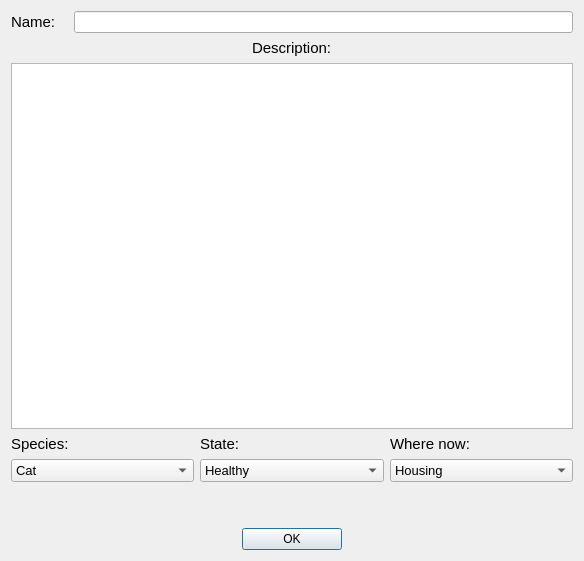
<?xml version="1.0" encoding="UTF-8"?>
<ui version="4.0">
 <class>animal</class>
 <widget class="QDialog" name="animal">
  <property name="geometry">
   <rect>
    <x>0</x>
    <y>0</y>
    <width>584</width>
    <height>561</height>
   </rect>
  </property>
  <property name="windowTitle">
   <string>Dialog</string>
  </property>
  <layout class="QVBoxLayout" name="verticalLayout">
   <item>
    <layout class="QHBoxLayout" name="horizontalLayout_2">
     <item>
      <widget class="QLabel" name="label">
       <property name="font">
        <font>
         <pointsize>11</pointsize>
        </font>
       </property>
       <property name="text">
        <string>Name:   </string>
       </property>
      </widget>
     </item>
     <item>
      <widget class="QLineEdit" name="name_edit"/>
     </item>
    </layout>
   </item>
   <item>
    <layout class="QHBoxLayout" name="horizontalLayout_4">
     <property name="bottomMargin">
      <number>0</number>
     </property>
     <item>
      <widget class="QLabel" name="label_2">
       <property name="sizePolicy">
        <sizepolicy hsizetype="Maximum" vsizetype="Fixed">
         <horstretch>0</horstretch>
         <verstretch>0</verstretch>
        </sizepolicy>
       </property>
       <property name="font">
        <font>
         <pointsize>11</pointsize>
        </font>
       </property>
       <property name="text">
        <string>Description:</string>
       </property>
      </widget>
     </item>
    </layout>
   </item>
   <item>
    <layout class="QHBoxLayout" name="horizontalLayout_3">
     <item>
      <widget class="QPlainTextEdit" name="description"/>
     </item>
    </layout>
   </item>
   <item>
    <layout class="QHBoxLayout" name="horizontalLayout_5">
     <property name="sizeConstraint">
      <enum>QLayout::SetDefaultConstraint</enum>
     </property>
     <property name="bottomMargin">
      <number>20</number>
     </property>
     <item>
      <layout class="QVBoxLayout" name="verticalLayout_7">
       <property name="bottomMargin">
        <number>20</number>
       </property>
       <item>
        <widget class="QLabel" name="label_3">
         <property name="sizePolicy">
          <sizepolicy hsizetype="Maximum" vsizetype="Fixed">
           <horstretch>0</horstretch>
           <verstretch>0</verstretch>
          </sizepolicy>
         </property>
         <property name="minimumSize">
          <size>
           <width>130</width>
           <height>0</height>
          </size>
         </property>
         <property name="font">
          <font>
           <pointsize>11</pointsize>
          </font>
         </property>
         <property name="text">
          <string>Species:</string>
         </property>
        </widget>
       </item>
       <item>
        <widget class="QComboBox" name="species_combo_box">
         <property name="font">
          <font>
           <pointsize>10</pointsize>
          </font>
         </property>
         <property name="currentText">
          <string>Cat</string>
         </property>
         <property name="currentIndex">
          <number>0</number>
         </property>
         <item>
          <property name="text">
           <string>Cat</string>
          </property>
         </item>
         <item>
          <property name="text">
           <string>Dog</string>
          </property>
         </item>
        </widget>
       </item>
      </layout>
     </item>
     <item>
      <layout class="QVBoxLayout" name="verticalLayout_6">
       <property name="bottomMargin">
        <number>20</number>
       </property>
       <item>
        <widget class="QLabel" name="label_4">
         <property name="sizePolicy">
          <sizepolicy hsizetype="Maximum" vsizetype="Fixed">
           <horstretch>0</horstretch>
           <verstretch>0</verstretch>
          </sizepolicy>
         </property>
         <property name="minimumSize">
          <size>
           <width>130</width>
           <height>0</height>
          </size>
         </property>
         <property name="font">
          <font>
           <pointsize>11</pointsize>
          </font>
         </property>
         <property name="text">
          <string>State:</string>
         </property>
        </widget>
       </item>
       <item>
        <widget class="QComboBox" name="state_combo_box">
         <property name="font">
          <font>
           <pointsize>10</pointsize>
          </font>
         </property>
         <item>
          <property name="text">
           <string>Healthy</string>
          </property>
         </item>
         <item>
          <property name="text">
           <string>Sick</string>
          </property>
         </item>
         <item>
          <property name="text">
           <string>Vaccine need</string>
          </property>
         </item>
         <item>
          <property name="text">
           <string>Sick and vaccine need</string>
          </property>
         </item>
        </widget>
       </item>
      </layout>
     </item>
     <item>
      <layout class="QVBoxLayout" name="verticalLayout_5">
       <property name="bottomMargin">
        <number>20</number>
       </property>
       <item>
        <widget class="QLabel" name="label_5">
         <property name="sizePolicy">
          <sizepolicy hsizetype="Maximum" vsizetype="Fixed">
           <horstretch>0</horstretch>
           <verstretch>0</verstretch>
          </sizepolicy>
         </property>
         <property name="minimumSize">
          <size>
           <width>130</width>
           <height>0</height>
          </size>
         </property>
         <property name="font">
          <font>
           <pointsize>11</pointsize>
          </font>
         </property>
         <property name="text">
          <string>Where now:</string>
         </property>
        </widget>
       </item>
       <item>
        <widget class="QComboBox" name="where_now_combo_box">
         <property name="font">
          <font>
           <pointsize>10</pointsize>
          </font>
         </property>
         <item>
          <property name="text">
           <string>Housing</string>
          </property>
         </item>
         <item>
          <property name="text">
           <string>Clinic</string>
          </property>
         </item>
        </widget>
       </item>
      </layout>
     </item>
    </layout>
   </item>
   <item>
    <layout class="QHBoxLayout" name="horizontalLayout">
     <item>
      <widget class="QPushButton" name="ok_button">
       <property name="sizePolicy">
        <sizepolicy hsizetype="Maximum" vsizetype="Fixed">
         <horstretch>0</horstretch>
         <verstretch>0</verstretch>
        </sizepolicy>
       </property>
       <property name="minimumSize">
        <size>
         <width>100</width>
         <height>0</height>
        </size>
       </property>
       <property name="text">
        <string>OK</string>
       </property>
      </widget>
     </item>
    </layout>
   </item>
  </layout>
 </widget>
 <resources/>
 <connections/>
</ui>
